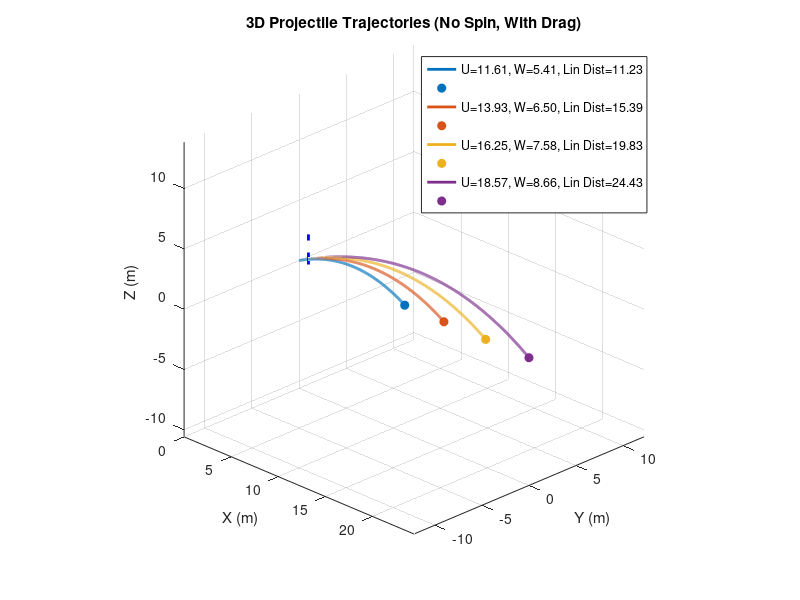

MATLAB code for this plot:
% 3D Projectile Motion with Euler-Cromer Method (No Spin, Multiple Shots)
clear; clc; close all;

%-------------------------------
% Parameters
%-------------------------------
m = 0.04252;              % mass (kg) - racquet ball
r = 0.055 / 2;            % radius (m)
A = pi * r^2;             % cross-sectional area (m^2)
Cd = 0.47;                % drag coefficient
rho = 1.225;              % air density (kg/m^3)
g = -9.81;                % gravity (m/s^2)
dt = 0.001;               % time step (s)
t_max = 10;               % max simulation time (s)

%-------------------------------
% Initial Velocity Sets [Horizontal, Vertical]
%-------------------------------
velocities = [
    11.60825411, 5.413013368;
    13.92990494, 6.495616041;
    16.25155576, 7.578218715;
    18.57320658, 8.660821389
];

colors = lines(size(velocities, 1)); % Different colors for each trajectory

figure; hold on;
title('3D Projectile Trajectories (No Spin, With Drag)');
xlabel('X (m)');
ylabel('Y (m)');
zlabel('Z (m)');
grid on; view(45, 25);
legendEntries = {'' '' '' '' '' '' '' ''};

%-------------------------------
% Loop Through Each Velocity Set
%-------------------------------
for i = 1:size(velocities, 1)
    U0 = velocities(i, 1);
    V0 = 0;
    W0 = velocities(i, 2);
    
    % Initial positions
    X0 = 0; Y0 = 0; Z0 = 0;
    
    % Initialization
    N = ceil(t_max / dt);
    U = zeros(1, N); V = zeros(1, N); W = zeros(1, N);
    X = zeros(1, N); Y = zeros(1, N); Z = zeros(1, N);
    T = zeros(1, N);

    % Set initial values
    U(1) = U0; V(1) = V0; W(1) = W0;
    X(1) = X0; Y(1) = Y0; Z(1) = Z0;

    % Euler-Cromer Integration Loop
    for n = 1:N-1
        Vmag = sqrt(U(n)^2 + V(n)^2 + W(n)^2);
        fric_coeff = Cd * rho * A / (2 * m);

        % Update velocities
        U(n+1) = U(n) - dt * (fric_coeff * Vmag * U(n));
        V(n+1) = V(n) - dt * (fric_coeff * Vmag * V(n));
        W(n+1) = W(n) - dt * (fric_coeff * Vmag * W(n) - g);

        % Update positions
        X(n+1) = X(n) + dt * U(n+1);
        Y(n+1) = Y(n) + dt * V(n+1);
        Z(n+1) = Z(n) + dt * W(n+1);

        T(n+1) = T(n) + dt;

        % Stop if projectile hits the ground
        if Z(n+1) < 0
            break;
        end
    end

    % Trim
    X = X(1:n); Y = Y(1:n); Z = Z(1:n);

    % Plot trajectory
    plot3(X, Y, Z, '-', 'LineWidth', 2, 'Color', colors(i, :));
    plot3(X(end), Y(end), 0, 'o', 'MarkerSize', 6, ...
          'MarkerFaceColor', colors(i, :), 'Color', colors(i, :));
    
    % Legend entry
    %legendEntries{end} = ' ';
    legendEntries{2*i -1} = sprintf('U=%.2f, W=%.2f, Lin Dist=%.2f', U0, W0, sqrt(X(end)^2 +Y(end)^2));
    
end

plot3([1,1],[0,0],[0,2.5],'--b','LineWidth',2)

legend(legendEntries, 'Location', 'northeast');
axis equal;
